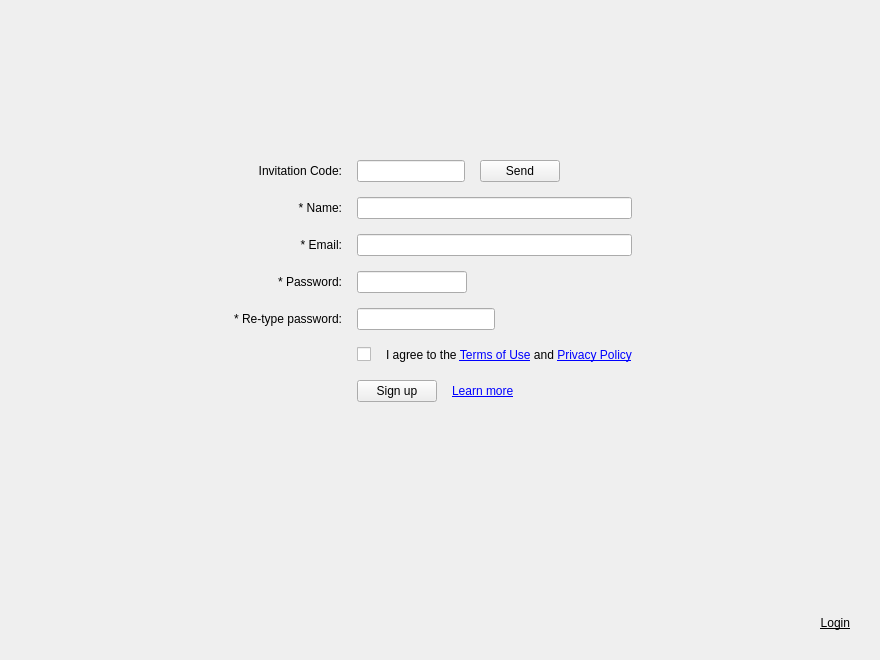
<?xml version="1.0" encoding="UTF-8"?>
<ui version="4.0">
 <class>SignWgt</class>
 <widget class="QWidget" name="SignWgt">
  <property name="geometry">
   <rect>
    <x>0</x>
    <y>0</y>
    <width>880</width>
    <height>660</height>
   </rect>
  </property>
  <property name="windowTitle">
   <string>Form</string>
  </property>
  <layout class="QGridLayout" name="gridLayout">
   <property name="leftMargin">
    <number>30</number>
   </property>
   <property name="topMargin">
    <number>160</number>
   </property>
   <property name="rightMargin">
    <number>30</number>
   </property>
   <property name="bottomMargin">
    <number>30</number>
   </property>
   <property name="spacing">
    <number>15</number>
   </property>
   <item row="7" column="2">
    <widget class="QWidget" name="loginWgt" native="true">
     <property name="sizePolicy">
      <sizepolicy hsizetype="Expanding" vsizetype="Preferred">
       <horstretch>0</horstretch>
       <verstretch>0</verstretch>
      </sizepolicy>
     </property>
     <layout class="QHBoxLayout" name="horizontalLayout">
      <property name="spacing">
       <number>15</number>
      </property>
      <property name="leftMargin">
       <number>0</number>
      </property>
      <property name="topMargin">
       <number>0</number>
      </property>
      <property name="rightMargin">
       <number>0</number>
      </property>
      <property name="bottomMargin">
       <number>0</number>
      </property>
      <item>
       <widget class="QPushButton" name="pushButtonSignUp">
        <property name="focusPolicy">
         <enum>Qt::StrongFocus</enum>
        </property>
        <property name="text">
         <string>Sign up</string>
        </property>
       </widget>
      </item>
      <item>
       <widget class="QLabel" name="labelLearnMore">
        <property name="focusPolicy">
         <enum>Qt::NoFocus</enum>
        </property>
        <property name="text">
         <string>&lt;a href=https://google.com&gt;&lt;span style=&quot; text-decoration: underline; color:#0000ff;&quot;&gt;Learn more&lt;/span&gt;&lt;/a&gt;</string>
        </property>
        <property name="openExternalLinks">
         <bool>true</bool>
        </property>
        <property name="textInteractionFlags">
         <set>Qt::TextBrowserInteraction</set>
        </property>
       </widget>
      </item>
      <item>
       <spacer name="horizontalSpacer_3">
        <property name="orientation">
         <enum>Qt::Horizontal</enum>
        </property>
        <property name="sizeHint" stdset="0">
         <size>
          <width>40</width>
          <height>20</height>
         </size>
        </property>
       </spacer>
      </item>
     </layout>
    </widget>
   </item>
   <item row="6" column="2">
    <widget class="QWidget" name="wgtTermsPolicy" native="true">
     <property name="sizePolicy">
      <sizepolicy hsizetype="Expanding" vsizetype="Preferred">
       <horstretch>0</horstretch>
       <verstretch>0</verstretch>
      </sizepolicy>
     </property>
     <layout class="QHBoxLayout" name="horizontalLayout_4">
      <property name="spacing">
       <number>0</number>
      </property>
      <property name="leftMargin">
       <number>0</number>
      </property>
      <property name="topMargin">
       <number>0</number>
      </property>
      <property name="rightMargin">
       <number>0</number>
      </property>
      <property name="bottomMargin">
       <number>0</number>
      </property>
      <item>
       <widget class="QCheckBox" name="checkBoxTermsPrivacy">
        <property name="text">
         <string/>
        </property>
       </widget>
      </item>
      <item>
       <spacer name="horizontalSpacer_8">
        <property name="orientation">
         <enum>Qt::Horizontal</enum>
        </property>
        <property name="sizeType">
         <enum>QSizePolicy::Fixed</enum>
        </property>
        <property name="sizeHint" stdset="0">
         <size>
          <width>15</width>
          <height>20</height>
         </size>
        </property>
       </spacer>
      </item>
      <item>
       <widget class="QLabel" name="labelTermsPrivacy">
        <property name="text">
         <string>I agree to the &lt;a href=https://google.com&gt;&lt;span style=&quot; text-decoration: underline; color:#0000ff;&quot;&gt;Terms of Use&lt;/span&gt;&lt;/a&gt; and &lt;a href=https://google.com&gt;&lt;span style=&quot; text-decoration: underline; color:#0000ff;&quot;&gt;Privacy Policy&lt;/span&gt;&lt;/a&gt;</string>
        </property>
        <property name="openExternalLinks">
         <bool>true</bool>
        </property>
       </widget>
      </item>
      <item>
       <spacer name="horizontalSpacer_7">
        <property name="orientation">
         <enum>Qt::Horizontal</enum>
        </property>
        <property name="sizeHint" stdset="0">
         <size>
          <width>0</width>
          <height>20</height>
         </size>
        </property>
       </spacer>
      </item>
     </layout>
    </widget>
   </item>
   <item row="3" column="2">
    <widget class="QLineEdit" name="lineEditEmail">
     <property name="Short" stdset="0">
      <bool>false</bool>
     </property>
    </widget>
   </item>
   <item row="0" column="2">
    <widget class="QWidget" name="invitationWgt" native="true">
     <layout class="QHBoxLayout" name="horizontalLayout_5">
      <property name="spacing">
       <number>0</number>
      </property>
      <property name="leftMargin">
       <number>0</number>
      </property>
      <property name="topMargin">
       <number>0</number>
      </property>
      <property name="rightMargin">
       <number>0</number>
      </property>
      <property name="bottomMargin">
       <number>0</number>
      </property>
      <item>
       <widget class="QLineEdit" name="lineEditInvitationCode">
        <property name="Short" stdset="0">
         <bool>true</bool>
        </property>
       </widget>
      </item>
      <item>
       <spacer name="horizontalSpacer_9">
        <property name="orientation">
         <enum>Qt::Horizontal</enum>
        </property>
        <property name="sizeType">
         <enum>QSizePolicy::Fixed</enum>
        </property>
        <property name="sizeHint" stdset="0">
         <size>
          <width>15</width>
          <height>20</height>
         </size>
        </property>
       </spacer>
      </item>
      <item>
       <widget class="QPushButton" name="pushButtonInvitationCode">
        <property name="text">
         <string>Send</string>
        </property>
       </widget>
      </item>
      <item>
       <spacer name="horizontalSpacer_6">
        <property name="orientation">
         <enum>Qt::Horizontal</enum>
        </property>
        <property name="sizeHint" stdset="0">
         <size>
          <width>0</width>
          <height>20</height>
         </size>
        </property>
       </spacer>
      </item>
     </layout>
    </widget>
   </item>
   <item row="5" column="1">
    <widget class="QLabel" name="labelRetypePassword">
     <property name="focusPolicy">
      <enum>Qt::NoFocus</enum>
     </property>
     <property name="text">
      <string>* Re-type password:</string>
     </property>
     <property name="alignment">
      <set>Qt::AlignRight|Qt::AlignTrailing|Qt::AlignVCenter</set>
     </property>
     <property name="NotLinkLoginSign" stdset="0">
      <bool>true</bool>
     </property>
    </widget>
   </item>
   <item row="1" column="1">
    <widget class="QLabel" name="labelName">
     <property name="focusPolicy">
      <enum>Qt::NoFocus</enum>
     </property>
     <property name="text">
      <string>* Name:</string>
     </property>
     <property name="alignment">
      <set>Qt::AlignRight|Qt::AlignTrailing|Qt::AlignVCenter</set>
     </property>
     <property name="NotLinkLoginSign" stdset="0">
      <bool>true</bool>
     </property>
    </widget>
   </item>
   <item row="4" column="1">
    <widget class="QLabel" name="labelPassword">
     <property name="focusPolicy">
      <enum>Qt::NoFocus</enum>
     </property>
     <property name="text">
      <string>* Password:</string>
     </property>
     <property name="alignment">
      <set>Qt::AlignRight|Qt::AlignTrailing|Qt::AlignVCenter</set>
     </property>
     <property name="NotLinkLoginSign" stdset="0">
      <bool>true</bool>
     </property>
    </widget>
   </item>
   <item row="8" column="3">
    <widget class="QLabel" name="labelLogin">
     <property name="focusPolicy">
      <enum>Qt::NoFocus</enum>
     </property>
     <property name="text">
      <string>&lt;a href=&quot;#browse_output&quot;&gt;&lt;span style=&quot; text-decoration: underline; color:black;&quot;&gt;Login&lt;/span&gt;&lt;/a&gt;</string>
     </property>
     <property name="alignment">
      <set>Qt::AlignBottom|Qt::AlignRight|Qt::AlignTrailing</set>
     </property>
     <property name="textInteractionFlags">
      <set>Qt::TextBrowserInteraction</set>
     </property>
     <property name="LoginSignUp" stdset="0">
      <bool>true</bool>
     </property>
    </widget>
   </item>
   <item row="1" column="2">
    <widget class="QLineEdit" name="lineEditName">
     <property name="Short" stdset="0">
      <bool>false</bool>
     </property>
    </widget>
   </item>
   <item row="3" column="0">
    <spacer name="horizontalSpacer">
     <property name="orientation">
      <enum>Qt::Horizontal</enum>
     </property>
     <property name="sizeHint" stdset="0">
      <size>
       <width>40</width>
       <height>20</height>
      </size>
     </property>
    </spacer>
   </item>
   <item row="3" column="3">
    <spacer name="horizontalSpacer_2">
     <property name="orientation">
      <enum>Qt::Horizontal</enum>
     </property>
     <property name="sizeHint" stdset="0">
      <size>
       <width>40</width>
       <height>20</height>
      </size>
     </property>
    </spacer>
   </item>
   <item row="4" column="2">
    <widget class="QWidget" name="wgtPassword" native="true">
     <property name="sizePolicy">
      <sizepolicy hsizetype="Expanding" vsizetype="Preferred">
       <horstretch>0</horstretch>
       <verstretch>0</verstretch>
      </sizepolicy>
     </property>
     <layout class="QHBoxLayout" name="horizontalLayout_2">
      <property name="spacing">
       <number>15</number>
      </property>
      <property name="leftMargin">
       <number>0</number>
      </property>
      <property name="topMargin">
       <number>0</number>
      </property>
      <property name="rightMargin">
       <number>0</number>
      </property>
      <property name="bottomMargin">
       <number>0</number>
      </property>
      <item>
       <widget class="QLineEdit" name="lineEditPassword">
        <property name="Short" stdset="0">
         <bool>true</bool>
        </property>
       </widget>
      </item>
      <item>
       <widget class="QPushButton" name="pushButtonQuestion">
        <property name="sizePolicy">
         <sizepolicy hsizetype="Fixed" vsizetype="Fixed">
          <horstretch>0</horstretch>
          <verstretch>0</verstretch>
         </sizepolicy>
        </property>
        <property name="text">
         <string/>
        </property>
        <property name="flat">
         <bool>true</bool>
        </property>
       </widget>
      </item>
      <item>
       <spacer name="horizontalSpacer_4">
        <property name="orientation">
         <enum>Qt::Horizontal</enum>
        </property>
        <property name="sizeHint" stdset="0">
         <size>
          <width>0</width>
          <height>20</height>
         </size>
        </property>
       </spacer>
      </item>
     </layout>
    </widget>
   </item>
   <item row="5" column="3">
    <widget class="QLabel" name="labelRePasswordStatus">
     <property name="sizePolicy">
      <sizepolicy hsizetype="Expanding" vsizetype="Preferred">
       <horstretch>0</horstretch>
       <verstretch>0</verstretch>
      </sizepolicy>
     </property>
     <property name="minimumSize">
      <size>
       <width>0</width>
       <height>0</height>
      </size>
     </property>
     <property name="text">
      <string/>
     </property>
    </widget>
   </item>
   <item row="0" column="1">
    <widget class="QLabel" name="labelInvitationCode">
     <property name="focusPolicy">
      <enum>Qt::NoFocus</enum>
     </property>
     <property name="text">
      <string>Invitation Code:</string>
     </property>
     <property name="alignment">
      <set>Qt::AlignRight|Qt::AlignTrailing|Qt::AlignVCenter</set>
     </property>
     <property name="NotLinkLoginSign" stdset="0">
      <bool>true</bool>
     </property>
    </widget>
   </item>
   <item row="3" column="1">
    <widget class="QLabel" name="labelEmail">
     <property name="focusPolicy">
      <enum>Qt::NoFocus</enum>
     </property>
     <property name="text">
      <string>* Email:</string>
     </property>
     <property name="alignment">
      <set>Qt::AlignRight|Qt::AlignTrailing|Qt::AlignVCenter</set>
     </property>
     <property name="NotLinkLoginSign" stdset="0">
      <bool>true</bool>
     </property>
    </widget>
   </item>
   <item row="5" column="2">
    <widget class="QWidget" name="wgtRetypePassword" native="true">
     <property name="sizePolicy">
      <sizepolicy hsizetype="Expanding" vsizetype="Preferred">
       <horstretch>0</horstretch>
       <verstretch>0</verstretch>
      </sizepolicy>
     </property>
     <layout class="QHBoxLayout" name="horizontalLayout_3">
      <property name="spacing">
       <number>15</number>
      </property>
      <property name="leftMargin">
       <number>0</number>
      </property>
      <property name="topMargin">
       <number>0</number>
      </property>
      <property name="rightMargin">
       <number>0</number>
      </property>
      <property name="bottomMargin">
       <number>0</number>
      </property>
      <item>
       <widget class="QLineEdit" name="lineEditRetypePassword">
        <property name="Short" stdset="0">
         <bool>true</bool>
        </property>
       </widget>
      </item>
      <item>
       <spacer name="horizontalSpacer_5">
        <property name="orientation">
         <enum>Qt::Horizontal</enum>
        </property>
        <property name="sizeHint" stdset="0">
         <size>
          <width>0</width>
          <height>20</height>
         </size>
        </property>
       </spacer>
      </item>
     </layout>
    </widget>
   </item>
   <item row="8" column="2">
    <spacer name="verticalSpacer">
     <property name="orientation">
      <enum>Qt::Vertical</enum>
     </property>
     <property name="sizeHint" stdset="0">
      <size>
       <width>20</width>
       <height>40</height>
      </size>
     </property>
    </spacer>
   </item>
   <item row="0" column="3">
    <widget class="QLabel" name="labelStatusInvitationCode">
     <property name="sizePolicy">
      <sizepolicy hsizetype="Expanding" vsizetype="Preferred">
       <horstretch>0</horstretch>
       <verstretch>0</verstretch>
      </sizepolicy>
     </property>
     <property name="minimumSize">
      <size>
       <width>0</width>
       <height>0</height>
      </size>
     </property>
     <property name="text">
      <string/>
     </property>
     <property name="alignment">
      <set>Qt::AlignLeading|Qt::AlignLeft|Qt::AlignVCenter</set>
     </property>
    </widget>
   </item>
  </layout>
 </widget>
 <resources/>
 <connections/>
</ui>
